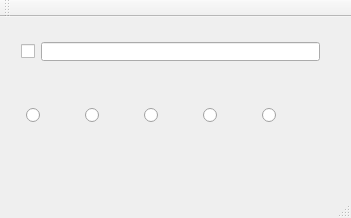
<?xml version="1.0" encoding="UTF-8"?>
<ui version="4.0">
 <class>MainWindow</class>
 <widget class="QMainWindow" name="MainWindow">
  <property name="geometry">
   <rect>
    <x>0</x>
    <y>0</y>
    <width>351</width>
    <height>218</height>
   </rect>
  </property>
  <property name="windowTitle">
   <string>MainWindow</string>
  </property>
  <widget class="QWidget" name="centralWidget">
   <widget class="QWidget" name="layoutWidget">
    <property name="geometry">
     <rect>
      <x>10</x>
      <y>14</y>
      <width>321</width>
      <height>41</height>
     </rect>
    </property>
    <layout class="QHBoxLayout" name="horizontalLayout">
     <item>
      <widget class="QCheckBox" name="onOff">
       <property name="text">
        <string/>
       </property>
      </widget>
     </item>
     <item>
      <widget class="QLineEdit" name="channels"/>
     </item>
    </layout>
   </widget>
   <widget class="QWidget" name="layoutWidget_2">
    <property name="geometry">
     <rect>
      <x>15</x>
      <y>68</y>
      <width>311</width>
      <height>61</height>
     </rect>
    </property>
    <layout class="QHBoxLayout" name="horizontalLayout_2">
     <item>
      <widget class="QRadioButton" name="ch1">
       <property name="text">
        <string/>
       </property>
      </widget>
     </item>
     <item>
      <widget class="QRadioButton" name="ch2">
       <property name="text">
        <string/>
       </property>
      </widget>
     </item>
     <item>
      <widget class="QRadioButton" name="ch3">
       <property name="text">
        <string/>
       </property>
      </widget>
     </item>
     <item>
      <widget class="QRadioButton" name="ch4">
       <property name="text">
        <string/>
       </property>
      </widget>
     </item>
     <item>
      <widget class="QRadioButton" name="ch5">
       <property name="text">
        <string/>
       </property>
      </widget>
     </item>
    </layout>
   </widget>
  </widget>
  <widget class="QMenuBar" name="menuBar">
   <property name="geometry">
    <rect>
     <x>0</x>
     <y>0</y>
     <width>351</width>
     <height>21</height>
    </rect>
   </property>
  </widget>
  <widget class="QToolBar" name="mainToolBar">
   <attribute name="toolBarArea">
    <enum>TopToolBarArea</enum>
   </attribute>
   <attribute name="toolBarBreak">
    <bool>false</bool>
   </attribute>
  </widget>
  <widget class="QStatusBar" name="statusBar"/>
 </widget>
 <layoutdefault spacing="6" margin="11"/>
 <resources/>
 <connections/>
</ui>
